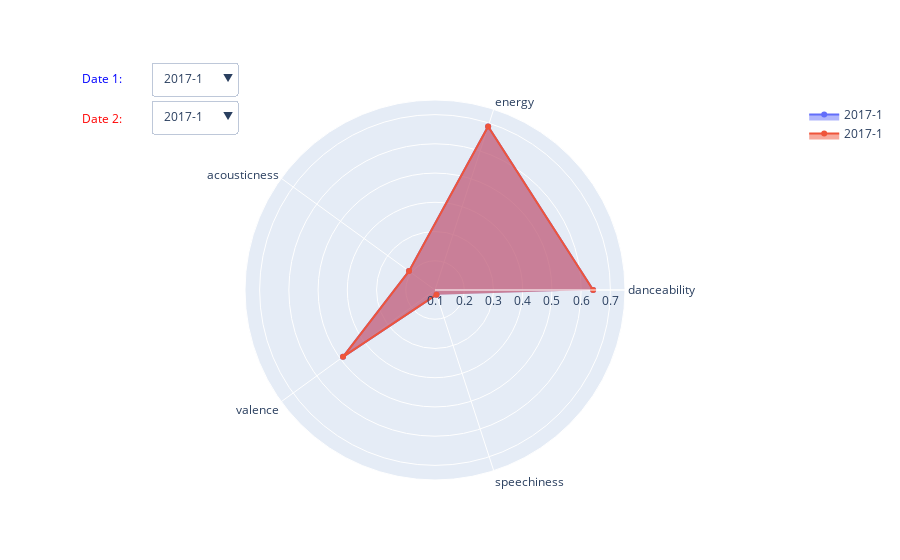

Source (notebook cell):
### Code cell
# create figure
fig = go.Figure()

# Add surface trace
fig.add_trace(go.Scatterpolar(r=df_relevant.iloc[0],
                         theta=df_relevant.columns,
                         visible=True,
                             name = str(df_relevant.index[0].year) + '-' +  str(df_relevant.index[0].month))
             )

# Add surface trace
fig.add_trace(go.Scatterpolar(r=df_relevant.iloc[0],
                         theta=df_relevant.columns,
                         visible=True,
                             name = str(df_relevant.index[0].year) + '-' +  str(df_relevant.index[0].month))
             )

buttons1 = []
buttons2 = []

# button with one option for each dataframe
for date in df_relevant.index:
    year_month = str(date.year) +'-'+str(date.month)
    #print(df_relevant[year_month].to_numpy())
    buttons1.append({
                    'method': 'restyle',
                    'label': year_month,
                    'args': [
                        {'r': df_relevant[year_month].to_numpy(),
                         'type' : 'scatterpolar',
                        'name' : year_month}, [0]
                    ]
    }
    )

for date in df_relevant.index:
    year_month = str(date.year) +'-'+str(date.month)
    #print(df_relevant[year_month].to_numpy())
    buttons2.append({
                    'method': 'restyle',
                    'label': year_month,
                    'args': [
                        {'r': df_relevant[year_month].to_numpy(),
                         'type' : 'scatterpolar',
                        'name' : year_month}, [1]
                    ]
    }
    )

# some adjustments to the updatemenus
updatemenu = []
first_menu = dict()
second_menu = dict()
updatemenu.append(first_menu)
updatemenu.append(second_menu)

updatemenu[0]['buttons'] = buttons1
updatemenu[0]['direction'] = 'down'
updatemenu[0]['showactive'] = True
#updatemenu[0]['pad'] = {"r": 10, "t": 10}
updatemenu[0]['x'] = 0.1
updatemenu[0]['xanchor'] = 'left'
updatemenu[0]['y'] = 1.1
updatemenu[1]['yanchor'] = 'top'
updatemenu[1]['buttons'] = buttons2
updatemenu[1]['direction'] = 'down'
updatemenu[1]['showactive'] = True
updatemenu[1]['x'] = 0.1
updatemenu[1]['xanchor'] = 'left'

#updatemenu[1]['pad'] = {"r": 10, "t": 10}

# add dropdown menus to the figure
fig.update_layout(updatemenus=updatemenu)
fig.update_layout(
    annotations=[
        dict(text="Date 1:", showarrow=False,
        x=0, y=1.085, yref="paper", align="left",
            font = dict(
                color='blue'
            )),
        dict(text="Date 2:", showarrow=False,
        x=0, y=0.98, yref="paper", align="left", 
             font = dict(
                color='red'
            ))
    ]
)

fig.update_layout(
    polar=dict(
    radialaxis=dict(
      visible=True,
      range=[0.1, 0.75]
    )),
  showlegend=True
)

fig.update_traces(fill='toself')
fig.show()

### Figure 1 — Plotly figure (JSON) as saved in the notebook; plotly's stock layout.template omitted (floating-point values rounded to 4 significant figures)
{"data": [{"fill": "toself", "name": "2017-1", "r": [0.641, 0.6881, 0.2099, 0.4889, 0.1167], "theta": ["danceability", "energy", "acousticness", "valence", "speechiness"], "type": "scatterpolar", "visible": true}, {"fill": "toself", "name": "2017-1", "r": [0.641, 0.6881, 0.2099, 0.4889, 0.1167], "theta": ["danceability", "energy", "acousticness", "valence", "speechiness"], "type": "scatterpolar", "visible": true}], "layout": {"annotations": [{"align": "left", "font": {"color": "blue"}, "showarrow": false, "text": "Date 1:", "x": 0, "y": 1.085, "yref": "paper"}, {"align": "left", "font": {"color": "red"}, "showarrow": false, "text": "Date 2:", "x": 0, "y": 0.98, "yref": "paper"}], "polar": {"radialaxis": {"range": [0.1, 0.75], "visible": true}}, "showlegend": true, "updatemenus": [{"buttons": [{"args": [{"name": "2017-1", "r": [[0.641, 0.6881, 0.2099, 0.4889, 0.1167]], "type": "scatterpolar"}, [0]], "label": "2017-1", "method": "restyle"}, {"args": [{"name": "2017-2", "r": [[0.6276, 0.6897, 0.2021, 0.4698, 0.0983]], "type": "scatterpolar"}, [0]], "label": "2017-2", "method": "restyle"}, {"args": [{"name": "2017-3", "r": [[0.6601, 0.6717, 0.2082, 0.5179, 0.08735]], "type": "scatterpolar"}, [0]], "label": "2017-3", "method": "restyle"}, {"args": [{"name": "2017-4", "r": [[0.6951, 0.6748, 0.1764, 0.5282, 0.09675]], "type": "scatterpolar"}, [0]], "label": "2017-4", "method": "restyle"}, {"args": [{"name": "2017-5", "r": [[0.7056, 0.6931, 0.1498, 0.5632, 0.09249]], "type": "scatterpolar"}, [0]], "label": "2017-5", "method": "restyle"}, {"args": [{"name": "2017-6", "r": [[0.7057, 0.7119, 0.1694, 0.5797, 0.09103]], "type": "scatterpolar"}, [0]], "label": "2017-6", "method": "restyle"}, {"args": [{"name": "2017-7", "r": [[0.7088, 0.7149, 0.1369, 0.6011, 0.08716]], "type": "scatterpolar"}, [0]], "label": "2017-7", "method": "restyle"}, {"args": [{"name": "2017-8", "r": [[0.7113, 0.7348, 0.1268, 0.6242, 0.08251]], "type": "scatterpolar"}, [0]], "label": "2017-8", "method": "restyle"}, {"args": [{"name": "2017-9", "r": [[0.7072, 0.7109, 0.1397, 0.5748, 0.08788]], "type": "scatterpolar"}, [0]], "label": "2017-9", "method": "restyle"}, {"args": [{"name": "2017-10", "r": [[0.7022, 0.6677, 0.1763, 0.5177, 0.08435]], "type": "scatterpolar"}, [0]], "label": "2017-10", "method": "restyle"}, {"args": [{"name": "2017-11", "r": [[0.6886, 0.6647, 0.1736, 0.473, 0.0854]], "type": "scatterpolar"}, [0]], "label": "2017-11", "method": "restyle"}, {"args": [{"name": "2017-12", "r": [[0.6493, 0.6691, 0.1911, 0.4615, 0.09066]], "type": "scatterpolar"}, [0]], "label": "2017-12", "method": "restyle"}, {"args": [{"name": "2018-1", "r": [[0.6653, 0.6561, 0.1818, 0.4493, 0.105]], "type": "scatterpolar"}, [0]], "label": "2018-1", "method": "restyle"}, {"args": [{"name": "2018-2", "r": [[0.6816, 0.6723, 0.1823, 0.4537, 0.1079]], "type": "scatterpolar"}, [0]], "label": "2018-2", "method": "restyle"}, {"args": [{"name": "2018-3", "r": [[0.6988, 0.6799, 0.1803, 0.4713, 0.1167]], "type": "scatterpolar"}, [0]], "label": "2018-3", "method": "restyle"}, {"args": [{"name": "2018-4", "r": [[0.697, 0.6928, 0.1728, 0.4885, 0.1339]], "type": "scatterpolar"}, [0]], "label": "2018-4", "method": "restyle"}, {"args": [{"name": "2018-5", "r": [[0.7171, 0.689, 0.1697, 0.4954, 0.1205]], "type": "scatterpolar"}, [0]], "label": "2018-5", "method": "restyle"}, {"args": [{"name": "2018-6", "r": [[0.7256, 0.6929, 0.1757, 0.5244, 0.1086]], "type": "scatterpolar"}, [0]], "label": "2018-6", "method": "restyle"}, {"args": [{"name": "2018-7", "r": [[0.7327, 0.6931, 0.1737, 0.5619, 0.09793]], "type": "scatterpolar"}, [0]], "label": "2018-7", "method": "restyle"}, {"args": [{"name": "2018-8", "r": [[0.73, 0.6999, 0.1529, 0.5614, 0.1114]], "type": "scatterpolar"}, [0]], "label": "2018-8", "method": "restyle"}, {"args": [{"name": "2018-9", "r": [[0.7488, 0.6888, 0.1776, 0.5553, 0.1423]], "type": "scatterpolar"}, [0]], "label": "2018-9", "method": "restyle"}, {"args": [{"name": "2018-10", "r": [[0.7203, 0.6944, 0.201, 0.5126, 0.1315]], "type": "scatterpolar"}, [0]], "label": "2018-10", "method": "restyle"}, {"args": [{"name": "2018-11", "r": [[0.6995, 0.6883, 0.2136, 0.4833, 0.1304]], "type": "scatterpolar"}, [0]], "label": "2018-11", "method": "restyle"}, {"args": [{"name": "2018-12", "r": [[0.6789, 0.6794, 0.2173, 0.4733, 0.1354]], "type": "scatterpolar"}, [0]], "label": "2018-12", "method": "restyle"}, {"args": [{"name": "2019-1", "r": [[0.6821, 0.6736, 0.2208, 0.4785, 0.1271]], "type": "scatterpolar"}, [0]], "label": "2019-1", "method": "restyle"}, {"args": [{"name": "2019-2", "r": [[0.6954, 0.6601, 0.2382, 0.4763, 0.1418]], "type": "scatterpolar"}, [0]], "label": "2019-2", "method": "restyle"}, {"args": [{"name": "2019-3", "r": [[0.6968, 0.6672, 0.2211, 0.495, 0.1374]], "type": "scatterpolar"}, [0]], "label": "2019-3", "method": "restyle"}, {"args": [{"name": "2019-4", "r": [[0.6856, 0.6561, 0.2378, 0.4833, 0.1173]], "type": "scatterpolar"}, [0]], "label": "2019-4", "method": "restyle"}, {"args": [{"name": "2019-5", "r": [[0.6908, 0.6653, 0.2073, 0.5108, 0.1218]], "type": "scatterpolar"}, [0]], "label": "2019-5", "method": "restyle"}, {"args": [{"name": "2019-6", "r": [[0.7327, 0.6805, 0.1812, 0.5705, 0.1175]], "type": "scatterpolar"}, [0]], "label": "2019-6", "method": "restyle"}, {"args": [{"name": "2019-7", "r": [[0.7317, 0.6957, 0.1661, 0.5795, 0.1519]], "type": "scatterpolar"}, [0]], "label": "2019-7", "method": "restyle"}, {"args": [{"name": "2019-8", "r": [[0.7297, 0.6803, 0.1646, 0.5751, 0.1351]], "type": "scatterpolar"}, [0]], "label": "2019-8", "method": "restyle"}, {"args": [{"name": "2019-9", "r": [[0.7405, 0.6589, 0.1879, 0.5417, 0.1574]], "type": "scatterpolar"}, [0]], "label": "2019-9", "method": "restyle"}, {"args": [{"name": "2019-10", "r": [[0.7451, 0.6535, 0.1903, 0.5238, 0.1488]], "type": "scatterpolar"}, [0]], "label": "2019-10", "method": "restyle"}, {"args": [{"name": "2019-11", "r": [[0.7147, 0.6739, 0.2036, 0.4991, 0.132]], "type": "scatterpolar"}, [0]], "label": "2019-11", "method": "restyle"}, {"args": [{"name": "2019-12", "r": [[0.6896, 0.6558, 0.187, 0.4925, 0.1288]], "type": "scatterpolar"}, [0]], "label": "2019-12", "method": "restyle"}, {"args": [{"name": "2020-1", "r": [[0.6921, 0.6533, 0.1935, 0.4782, 0.1336]], "type": "scatterpolar"}, [0]], "label": "2020-1", "method": "restyle"}, {"args": [{"name": "2020-2", "r": [[0.6663, 0.6753, 0.1689, 0.479, 0.1473]], "type": "scatterpolar"}, [0]], "label": "2020-2", "method": "restyle"}, {"args": [{"name": "2020-3", "r": [[0.6769, 0.6753, 0.1648, 0.4675, 0.1339]], "type": "scatterpolar"}, [0]], "label": "2020-3", "method": "restyle"}, {"args": [{"name": "2020-4", "r": [[0.6871, 0.6712, 0.1839, 0.4827, 0.1262]], "type": "scatterpolar"}, [0]], "label": "2020-4", "method": "restyle"}, {"args": [{"name": "2020-5", "r": [[0.7243, 0.6716, 0.1807, 0.484, 0.1353]], "type": "scatterpolar"}, [0]], "label": "2020-5", "method": "restyle"}, {"args": [{"name": "2020-6", "r": [[0.7241, 0.6783, 0.1738, 0.5022, 0.1557]], "type": "scatterpolar"}, [0]], "label": "2020-6", "method": "restyle"}, {"args": [{"name": "2020-7", "r": [[0.7324, 0.7036, 0.1647, 0.5648, 0.1199]], "type": "scatterpolar"}, [0]], "label": "2020-7", "method": "restyle"}], "direction": "down", "showactive": true, "x": 0.1, "xanchor": "left", "y": 1.1}, {"buttons": [{"args": [{"name": "2017-1", "r": [[0.641, 0.6881, 0.2099, 0.4889, 0.1167]], "type": "scatterpolar"}, [1]], "label": "2017-1", "method": "restyle"}, {"args": [{"name": "2017-2", "r": [[0.6276, 0.6897, 0.2021, 0.4698, 0.0983]], "type": "scatterpolar"}, [1]], "label": "2017-2", "method": "restyle"}, {"args": [{"name": "2017-3", "r": [[0.6601, 0.6717, 0.2082, 0.5179, 0.08735]], "type": "scatterpolar"}, [1]], "label": "2017-3", "method": "restyle"}, {"args": [{"name": "2017-4", "r": [[0.6951, 0.6748, 0.1764, 0.5282, 0.09675]], "type": "scatterpolar"}, [1]], "label": "2017-4", "method": "restyle"}, {"args": [{"name": "2017-5", "r": [[0.7056, 0.6931, 0.1498, 0.5632, 0.09249]], "type": "scatterpolar"}, [1]], "label": "2017-5", "method": "restyle"}, {"args": [{"name": "2017-6", "r": [[0.7057, 0.7119, 0.1694, 0.5797, 0.09103]], "type": "scatterpolar"}, [1]], "label": "2017-6", "method": "restyle"}, {"args": [{"name": "2017-7", "r": [[0.7088, 0.7149, 0.1369, 0.6011, 0.08716]], "type": "scatterpolar"}, [1]], "label": "2017-7", "method": "restyle"}, {"args": [{"name": "2017-8", "r": [[0.7113, 0.7348, 0.1268, 0.6242, 0.08251]], "type": "scatterpolar"}, [1]], "label": "2017-8", "method": "restyle"}, {"args": [{"name": "2017-9", "r": [[0.7072, 0.7109, 0.1397, 0.5748, 0.08788]], "type": "scatterpolar"}, [1]], "label": "2017-9", "method": "restyle"}, {"args": [{"name": "2017-10", "r": [[0.7022, 0.6677, 0.1763, 0.5177, 0.08435]], "type": "scatterpolar"}, [1]], "label": "2017-10", "method": "restyle"}, {"args": [{"name": "2017-11", "r": [[0.6886, 0.6647, 0.1736, 0.473, 0.0854]], "type": "scatterpolar"}, [1]], "label": "2017-11", "method": "restyle"}, {"args": [{"name": "2017-12", "r": [[0.6493, 0.6691, 0.1911, 0.4615, 0.09066]], "type": "scatterpolar"}, [1]], "label": "2017-12", "method": "restyle"}, {"args": [{"name": "2018-1", "r": [[0.6653, 0.6561, 0.1818, 0.4493, 0.105]], "type": "scatterpolar"}, [1]], "label": "2018-1", "method": "restyle"}, {"args": [{"name": "2018-2", "r": [[0.6816, 0.6723, 0.1823, 0.4537, 0.1079]], "type": "scatterpolar"}, [1]], "label": "2018-2", "method": "restyle"}, {"args": [{"name": "2018-3", "r": [[0.6988, 0.6799, 0.1803, 0.4713, 0.1167]], "type": "scatterpolar"}, [1]], "label": "2018-3", "method": "restyle"}, {"args": [{"name": "2018-4", "r": [[0.697, 0.6928, 0.1728, 0.4885, 0.1339]], "type": "scatterpolar"}, [1]], "label": "2018-4", "method": "restyle"}, {"args": [{"name": "2018-5", "r": [[0.7171, 0.689, 0.1697, 0.4954, 0.1205]], "type": "scatterpolar"}, [1]], "label": "2018-5", "method": "restyle"}, {"args": [{"name": "2018-6", "r": [[0.7256, 0.6929, 0.1757, 0.5244, 0.1086]], "type": "scatterpolar"}, [1]], "label": "2018-6", "method": "restyle"}, {"args": [{"name": "2018-7", "r": [[0.7327, 0.6931, 0.1737, 0.5619, 0.09793]], "type": "scatterpolar"}, [1]], "label": "2018-7", "method": "restyle"}, {"args": [{"name": "2018-8", "r": [[0.73, 0.6999, 0.1529, 0.5614, 0.1114]], "type": "scatterpolar"}, [1]], "label": "2018-8", "method": "restyle"}, {"args": [{"name": "2018-9", "r": [[0.7488, 0.6888, 0.1776, 0.5553, 0.1423]], "type": "scatterpolar"}, [1]], "label": "2018-9", "method": "restyle"}, {"args": [{"name": "2018-10", "r": [[0.7203, 0.6944, 0.201, 0.5126, 0.1315]], "type": "scatterpolar"}, [1]], "label": "2018-10", "method": "restyle"}, {"args": [{"name": "2018-11", "r": [[0.6995, 0.6883, 0.2136, 0.4833, 0.1304]], "type": "scatterpolar"}, [1]], "label": "2018-11", "method": "restyle"}, {"args": [{"name": "2018-12", "r": [[0.6789, 0.6794, 0.2173, 0.4733, 0.1354]], "type": "scatterpolar"}, [1]], "label": "2018-12", "method": "restyle"}, {"args": [{"name": "2019-1", "r": [[0.6821, 0.6736, 0.2208, 0.4785, 0.1271]], "type": "scatterpolar"}, [1]], "label": "2019-1", "method": "restyle"}, {"args": [{"name": "2019-2", "r": [[0.6954, 0.6601, 0.2382, 0.4763, 0.1418]], "type": "scatterpolar"}, [1]], "label": "2019-2", "method": "restyle"}, {"args": [{"name": "2019-3", "r": [[0.6968, 0.6672, 0.2211, 0.495, 0.1374]], "type": "scatterpolar"}, [1]], "label": "2019-3", "method": "restyle"}, {"args": [{"name": "2019-4", "r": [[0.6856, 0.6561, 0.2378, 0.4833, 0.1173]], "type": "scatterpolar"}, [1]], "label": "2019-4", "method": "restyle"}, {"args": [{"name": "2019-5", "r": [[0.6908, 0.6653, 0.2073, 0.5108, 0.1218]], "type": "scatterpolar"}, [1]], "label": "2019-5", "method": "restyle"}, {"args": [{"name": "2019-6", "r": [[0.7327, 0.6805, 0.1812, 0.5705, 0.1175]], "type": "scatterpolar"}, [1]], "label": "2019-6", "method": "restyle"}, {"args": [{"name": "2019-7", "r": [[0.7317, 0.6957, 0.1661, 0.5795, 0.1519]], "type": "scatterpolar"}, [1]], "label": "2019-7", "method": "restyle"}, {"args": [{"name": "2019-8", "r": [[0.7297, 0.6803, 0.1646, 0.5751, 0.1351]], "type": "scatterpolar"}, [1]], "label": "2019-8", "method": "restyle"}, {"args": [{"name": "2019-9", "r": [[0.7405, 0.6589, 0.1879, 0.5417, 0.1574]], "type": "scatterpolar"}, [1]], "label": "2019-9", "method": "restyle"}, {"args": [{"name": "2019-10", "r": [[0.7451, 0.6535, 0.1903, 0.5238, 0.1488]], "type": "scatterpolar"}, [1]], "label": "2019-10", "method": "restyle"}, {"args": [{"name": "2019-11", "r": [[0.7147, 0.6739, 0.2036, 0.4991, 0.132]], "type": "scatterpolar"}, [1]], "label": "2019-11", "method": "restyle"}, {"args": [{"name": "2019-12", "r": [[0.6896, 0.6558, 0.187, 0.4925, 0.1288]], "type": "scatterpolar"}, [1]], "label": "2019-12", "method": "restyle"}, {"args": [{"name": "2020-1", "r": [[0.6921, 0.6533, 0.1935, 0.4782, 0.1336]], "type": "scatterpolar"}, [1]], "label": "2020-1", "method": "restyle"}, {"args": [{"name": "2020-2", "r": [[0.6663, 0.6753, 0.1689, 0.479, 0.1473]], "type": "scatterpolar"}, [1]], "label": "2020-2", "method": "restyle"}, {"args": [{"name": "2020-3", "r": [[0.6769, 0.6753, 0.1648, 0.4675, 0.1339]], "type": "scatterpolar"}, [1]], "label": "2020-3", "method": "restyle"}, {"args": [{"name": "2020-4", "r": [[0.6871, 0.6712, 0.1839, 0.4827, 0.1262]], "type": "scatterpolar"}, [1]], "label": "2020-4", "method": "restyle"}, {"args": [{"name": "2020-5", "r": [[0.7243, 0.6716, 0.1807, 0.484, 0.1353]], "type": "scatterpolar"}, [1]], "label": "2020-5", "method": "restyle"}, {"args": [{"name": "2020-6", "r": [[0.7241, 0.6783, 0.1738, 0.5022, 0.1557]], "type": "scatterpolar"}, [1]], "label": "2020-6", "method": "restyle"}, {"args": [{"name": "2020-7", "r": [[0.7324, 0.7036, 0.1647, 0.5648, 0.1199]], "type": "scatterpolar"}, [1]], "label": "2020-7", "method": "restyle"}], "direction": "down", "showactive": true, "x": 0.1, "xanchor": "left", "yanchor": "top"}]}}
